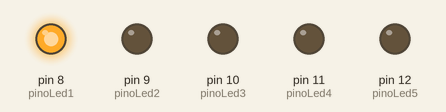
Recording of a sketch running on a simulated Arduino Uno, built with avr-gcc and run on an emulated ATmega328P. Parts: output pins drawn as LEDs (lit = HIGH).

Above: at 1.1 s.
At 5.7 s:
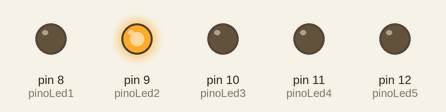
At 7.7 s:
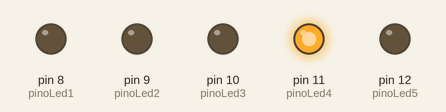
At 8.5 s:
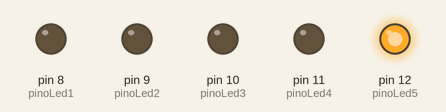
At 10.7 s:
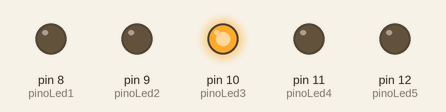
At 16.1 s:
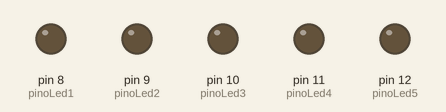
Timing chart, 0 to 21.6 s (numbered marks = the images above):
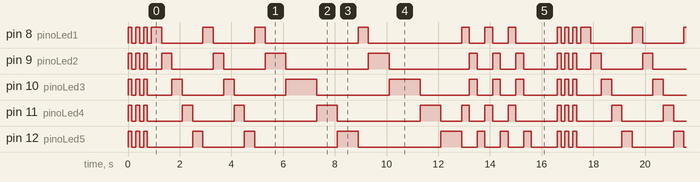

Measured:
- by itself, pin 12 (pinoLed5): repeats every 16.6 s: 2 × (LOW 0.15 s, HIGH 0.15 s), LOW 1.8 s, HIGH 0.40 s, LOW 1.6 s, HIGH 0.40 s, 2 × (LOW 3.2 s, HIGH 0.80 s), 3 × (LOW 0.60 s, HIGH 0.30 s), LOW 1.0 s, HIGH 0.15 s
- by itself, pin 8 (pinoLed1): repeats every 16.6 s: 2 × (LOW 0.15 s, HIGH 0.15 s), LOW 0.15 s, 2 × (HIGH 0.40 s, LOW 1.6 s), 2 × (HIGH 0.40 s, LOW 3.6 s), 2 × (HIGH 0.30 s, LOW 0.60 s), HIGH 0.30 s, LOW 1.6 s, HIGH 0.15 s
- by itself, everything shown: repeats every 16.6 s, in 36 steps

The sketch:

LUZES-UHUHUUUU.ino
```cpp
const int pinoLed1=8;
const int pinoLed2=9;
const int pinoLed3=10;
const int pinoLed4=11;
const int pinoLed5=12;
//OBS:SE FOR FAZER COM MAIS OU MENOS LEDS RETIRE/ADICIONE COM CUIDADO UIUI

void setup() {
  pinMode(pinoLed1,OUTPUT);
  pinMode(pinoLed2,OUTPUT);
  pinMode(pinoLed3,OUTPUT);
  pinMode(pinoLed4,OUTPUT);
  pinMode(pinoLed5,OUTPUT);
}

void loop() {
  //PISCADAS RÁPIDAS
   for (int i = 0; i < 3; i++) {
    digitalWrite(pinoLed1, HIGH);
    digitalWrite(pinoLed2, HIGH);
    digitalWrite(pinoLed3, HIGH);
    digitalWrite(pinoLed4, HIGH);
    digitalWrite(pinoLed5,HIGH);
    delay(150);
    digitalWrite(pinoLed1, LOW);
    digitalWrite(pinoLed2, LOW);
    digitalWrite(pinoLed3, LOW);
    digitalWrite(pinoLed4, LOW);
    digitalWrite(pinoLed5, LOW);
    delay(150);
  }

  // PISCADA SEQUENCIAL
  for (int i = 0; i < 2; i++) {
    digitalWrite(pinoLed1, HIGH);
    delay(400);
    digitalWrite(pinoLed1, LOW);

    digitalWrite(pinoLed2, HIGH);
    delay(400);
    digitalWrite(pinoLed2, LOW);

    digitalWrite(pinoLed3, HIGH);
    delay(400);
    digitalWrite(pinoLed3, LOW);

    digitalWrite(pinoLed4, HIGH);
    delay(400);
    digitalWrite(pinoLed4, LOW);

    digitalWrite(pinoLed5, HIGH);
    delay(400);
    digitalWrite(pinoLed5, LOW);
  }

  //ONDINHAS
  for (int i = 0; i < 2; i++) {
    digitalWrite(pinoLed1, HIGH);
    delay(400);
    digitalWrite(pinoLed1, LOW);

    digitalWrite(pinoLed2, HIGH);
    delay(800);
    digitalWrite(pinoLed2, LOW);

    digitalWrite(pinoLed3, HIGH);
    delay(1200);
    digitalWrite(pinoLed3, LOW);

    digitalWrite(pinoLed4, HIGH);
    delay(800);
    digitalWrite(pinoLed4, LOW);

    digitalWrite(pinoLed5,HIGH);
    delay(800);
    digitalWrite(pinoLed5,LOW);
  }

  //INVERTENDO
  for (int i = 0; i < 3; i++) {
    digitalWrite(pinoLed1, HIGH);
    digitalWrite(pinoLed4, HIGH);
    delay(300);
    digitalWrite(pinoLed1, LOW);
    digitalWrite(pinoLed4, LOW);

    digitalWrite(pinoLed2, HIGH);
    digitalWrite(pinoLed3, HIGH);
    delay(300);
    digitalWrite(pinoLed2, LOW);
    digitalWrite(pinoLed3, LOW);

    digitalWrite(pinoLed4,LOW);
    digitalWrite(pinoLed5,HIGH);
    delay(300);
    digitalWrite(pinoLed4,LOW);
    digitalWrite(pinoLed5,LOW);
  }

//TEMPO PARA COMEÇAR DNV
  delay(1000);

}
```
